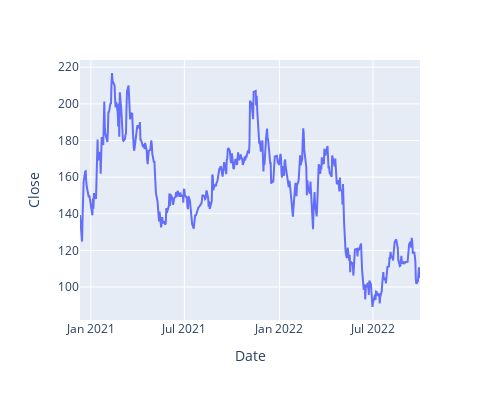

The notebook cell this image was saved under:
### Code cell
# plotly line chart

import plotly.express as px

fig = px.line(
    data_frame=df_abnb, 
    x='Date', 
    y='Close',
    width=500, 
    height=400
)
fig.show()

### Figure 1 — Plotly figure (JSON) as saved in the notebook; plotly's stock layout.template omitted (floating-point values rounded to 4 significant figures; data arrays with more than 128 entries replaced by an {"elided": "..."} marker saying what was removed)
{"data": [{"hovertemplate": "Date=%{x}<br>Close=%{y}<extra></extra>", "legendgroup": "", "line": {"color": "#636efa", "dash": "solid"}, "marker": {"symbol": "circle"}, "mode": "lines", "name": "", "orientation": "v", "showlegend": false, "type": "scatter", "x": {"elided": "454 str values"}, "xaxis": "x", "y": {"elided": "454 float values"}, "yaxis": "y"}], "layout": {"height": 400, "legend": {"tracegroupgap": 0}, "margin": {"t": 60}, "width": 500, "xaxis": {"anchor": "y", "domain": [0, 1], "title": {"text": "Date"}}, "yaxis": {"anchor": "x", "domain": [0, 1], "title": {"text": "Close"}}}}
